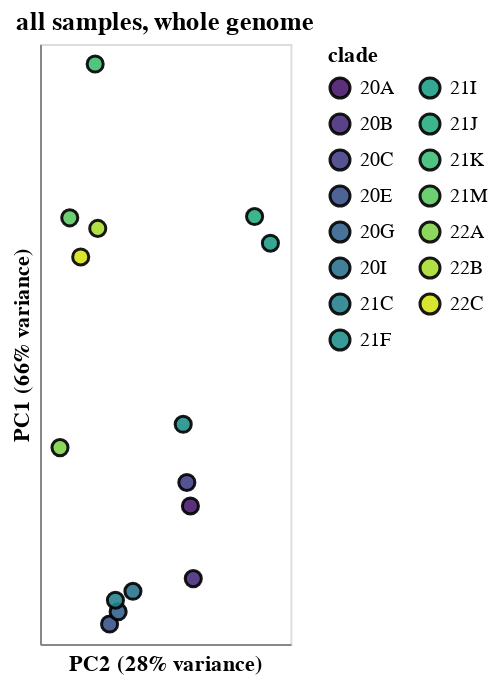
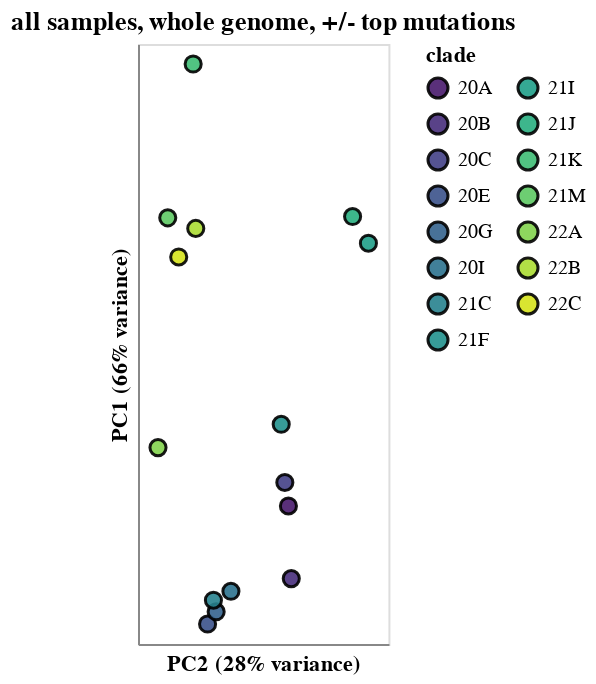
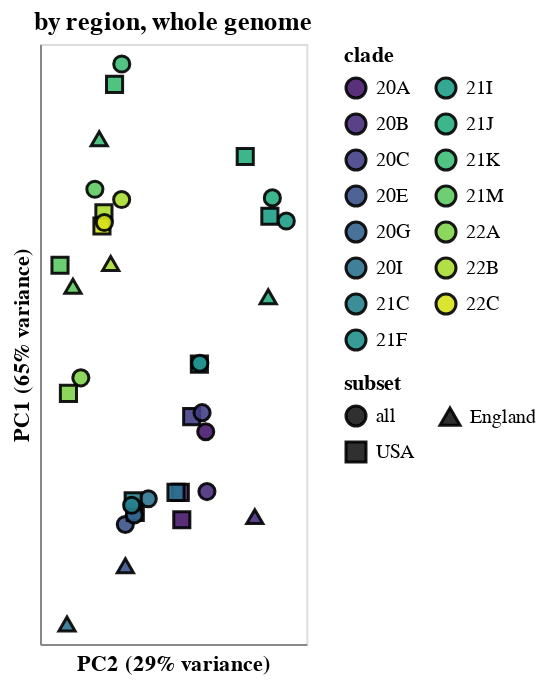
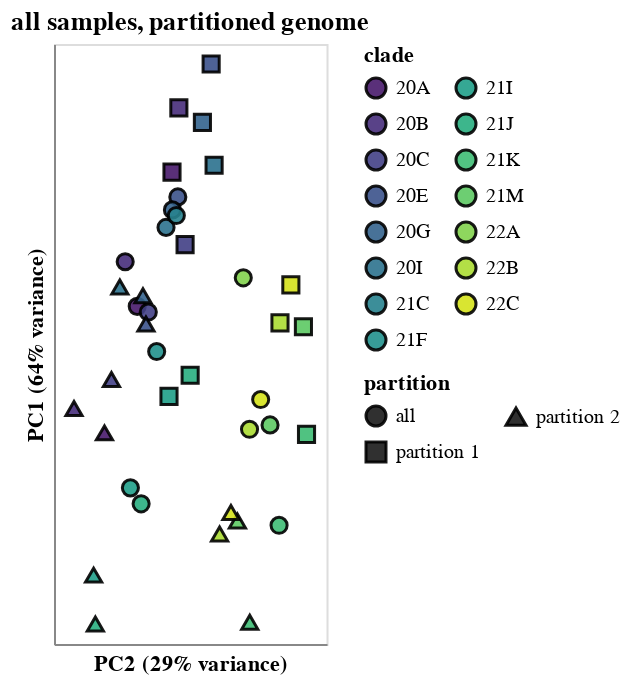

Notebook source saved alongside these figures, in order:
### Markdown cell above
Get PCA of mutation spectrum, using only filtered synonymous mutation counts for non-excluded mutations for clades/subsets/partitions with adequate counts.

We do the PCA on three different ways of partitioning the data:

 1. Just looking at the "all" subset for each clade across entire genome.
 2. Looking at all subsets for each clade across entire genome.
 3. Looking at the "all" subset along thirds of the genome.
 
In the plots below, you can mouseover the points for details and click on clades in legends (shift click for multiple clades) to highlight just points for the selected clade(s).
You can also use the scroll bar to only show points with at least the indicated number of total synonymous mutation counts (after filtering):

### Code cell
for title, subsets, partition, exclude_top in [
    ("all samples, whole genome", ["all"], False, False),
    ("all samples, whole genome, +/- top mutations", ["all"], False, False),
    ("by region, whole genome", subset_order, False, False),
    ("all samples, partitioned genome", ["all"], True, False),
]:
    
    filtered_mutation_counts = (
        mutation_counts
        .query("synonymous")
        .query("not exclude")
        .query("subset in @subsets")
    )
    
    if partition:
        filtered_mutation_counts = pd.concat(
            [
                filtered_mutation_counts.assign(partition="all"),
                filtered_mutation_counts,
            ]
        )
    else:
        filtered_mutation_counts = filtered_mutation_counts.assign(partition="all")
        
    mut_type_counts = (
        filtered_mutation_counts
        .groupby(["clade", "subset", "partition", "mut_type"], as_index=False)
        .aggregate({"count": "sum"})
    )
    
    if exclude_top:
        assert all(mut_type_counts["partition"] == "all")
        assert all(mut_type_counts["subset"] == "all")
        mut_type_counts = pd.concat(
            [
                mut_type_counts,
                mut_type_counts_exclude_top.assign(
                    partition="all", subset="all",
                ),
            ]
        )
   
    mut_type_freqs = (
        mut_type_counts
        .assign(
            total_count=lambda x: (
                x.groupby(["clade", "subset", "partition"])["count"].transform("sum")
            ),
            freq=lambda x: x["count"] / x["total_count"],
        )
        .query("total_count >= @synonymous_spectra_min_counts")
        .pivot_table(
            index=["clade", "subset", "partition", "total_count"],
            values="freq",
            columns="mut_type",
            fill_value=0,
        )
    )
    
    pca = sklearn.decomposition.PCA(n_components=2)
    pca_coords = pca.fit_transform(mut_type_freqs.values)
    assert len(pca_coords) == len(mut_type_freqs)

    mut_type_freqs_pca_coords = (
        mut_type_freqs
        .reset_index()
        .assign(
            principal_component_1=pca_coords[:, 0],
            principal_component_2=pca_coords[:, 1],
            log10_total_count=lambda x: numpy.log(x["total_count"]) / numpy.log(10),
        )
    )
    
    # percent variance explained by each component
    pca_var = 100 * pca.explained_variance_ratio_
    
    total_count_selection = alt.selection_single(
        fields=["log10_total_count"],
        init={"log10_total_count": 4},
        bind=alt.binding_range(
            name="minimum log10 total counts",
            min=int(mut_type_freqs_pca_coords["log10_total_count"].min()),
            max=mut_type_freqs_pca_coords["log10_total_count"].max(),
        )
    )
    
    clade_selection = alt.selection_multi(fields=["clade"], bind="legend")

    tooltip = ["clade", "total_count"]
    
    plot_size = 300  # scaled by component variance explained
    
    pca_chart = (
        alt.Chart(mut_type_freqs_pca_coords)
        .encode(
            y=alt.Y(
                "principal_component_1",
                title=f"PC1 ({pca_var[0]:.0f}% variance)",
                scale=alt.Scale(nice=False, padding=10),
                axis=alt.Axis(labels=False, ticks=False),
            ),
            x=alt.X(
                "principal_component_2",
                title=f"PC2 ({pca_var[1]:.0f}% variance)",
                scale=alt.Scale(nice=False, padding=10),
                axis=alt.Axis(labels=False, ticks=False),
            ),
            color=alt.Color("clade", scale=alt.Scale(scheme="viridis")),
            strokeWidth=alt.condition(clade_selection, alt.value(1.5), alt.value(0)),
            opacity=alt.condition(clade_selection, alt.value(0.9), alt.value(0.45)),
            size=alt.condition(clade_selection, alt.value(65), alt.value(45)),
        )
        .mark_point(filled=True, stroke="black")
        .add_selection(total_count_selection, clade_selection)
        .transform_filter(
            total_count_selection.log10_total_count <= alt.datum.log10_total_count
        )
        .configure_axis(grid=False)
        .configure_legend(columns=2)
        .properties(
            height=plot_size, width=plot_size * pca_var[1] / pca_var[0],
            title=title,
        )
    )
    
    if len(subsets) > 1:
        pca_chart = pca_chart.encode(shape=alt.Shape("subset", sort=subset_order))
        tooltip.append("subset")
        
    if partition:
        pca_chart = pca_chart.encode(shape="partition")
        tooltip.append("partition")
                       
    pca_chart = pca_chart.encode(tooltip=tooltip)

    display(pca_chart)
    print("\n\n")
